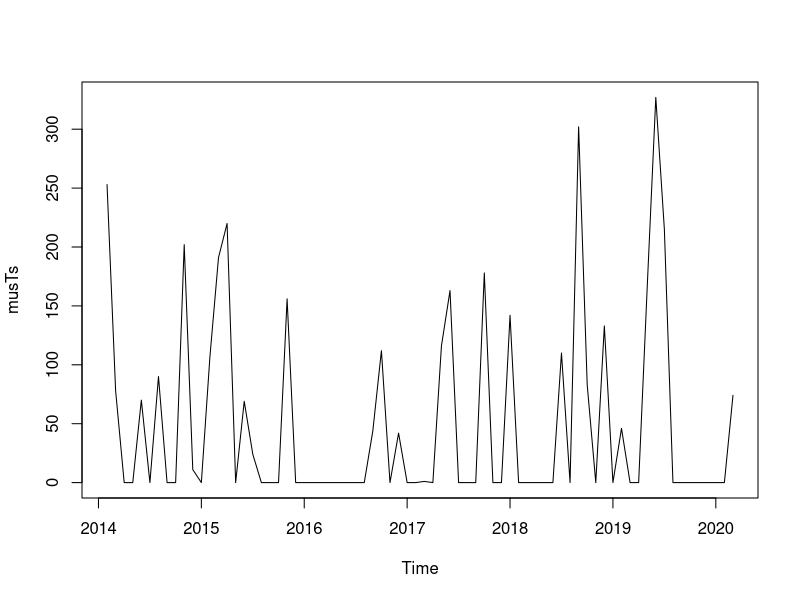
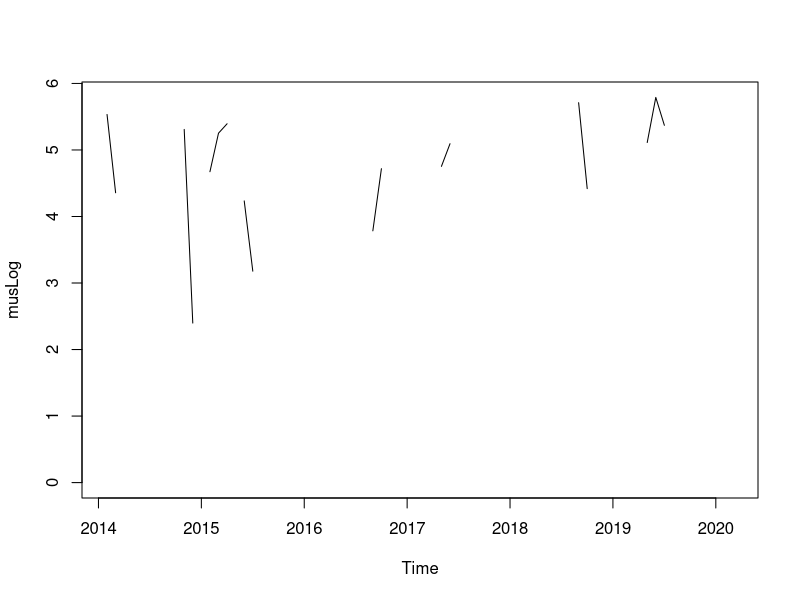
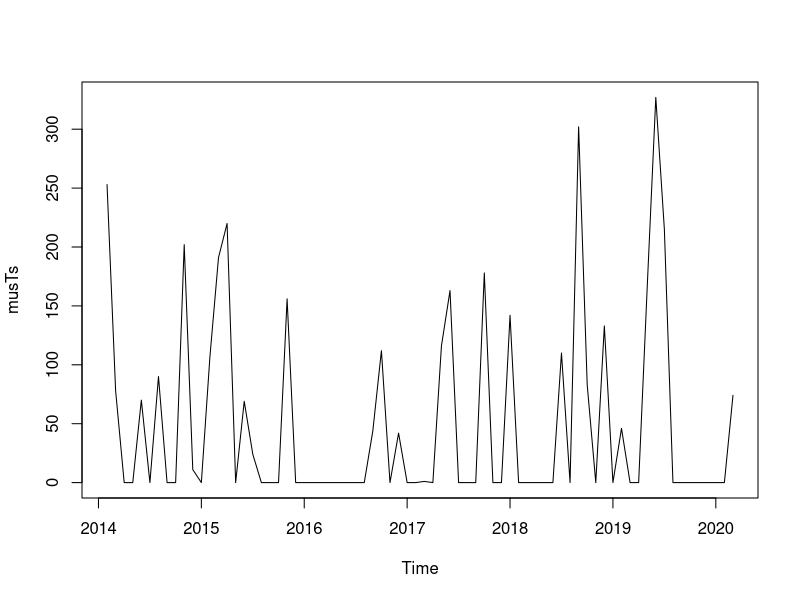
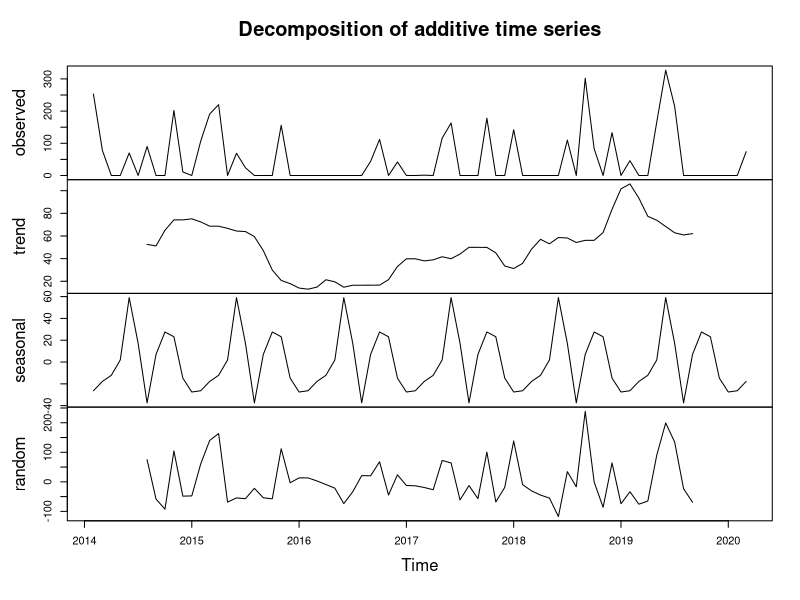
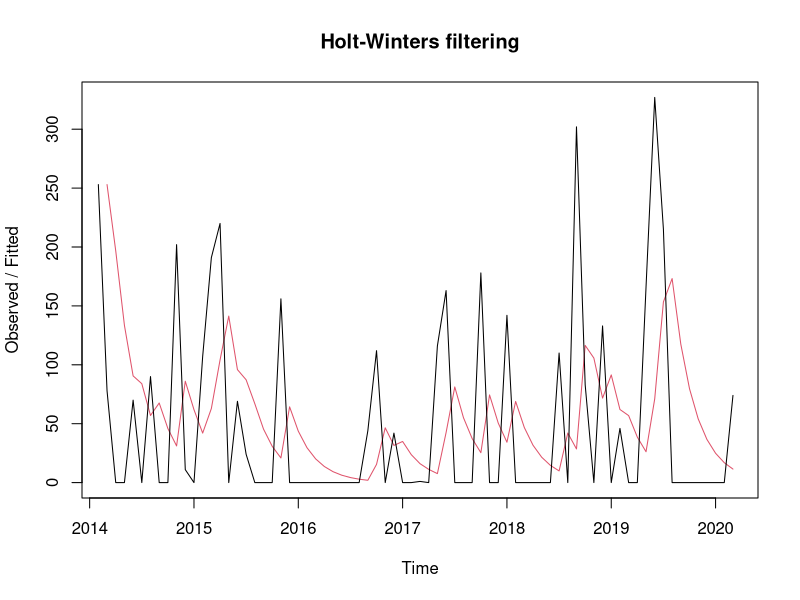

The R script that drew these images, in order:
musV<- c(253,78,0,0,70,0,90,0,0,202,11,
         0,107,191,220,0,69,24,0,0,0,156,0,
         0,0,0,0,0,0,0,0,44,112,0,42,
         0,0,1,0,116,163,0,0,0,178,0,0,
         142,0,0,0,0,0,110,0,302,83,0,133,
         0,46,0,0,166,327,215,0,0,0,0,0,
         0,0,74)
print(musV)
musTs<- ts(musV,start = c(2014,2),frequency =12)
print(musTs)
plot.ts(musTs)
library(TTR)
musLog<- log(musTs)
plot(musLog)
musTsSMA3<- SMA(musTs,n=3)
plot(musTs)
musdecompose<- decompose(musTs)
plot(musdecompose)
mushfore<- HoltWinters(musTs,beta = FALSE,gamma = FALSE)
mushfore
mushfore$fitted
plot(mushfore)

